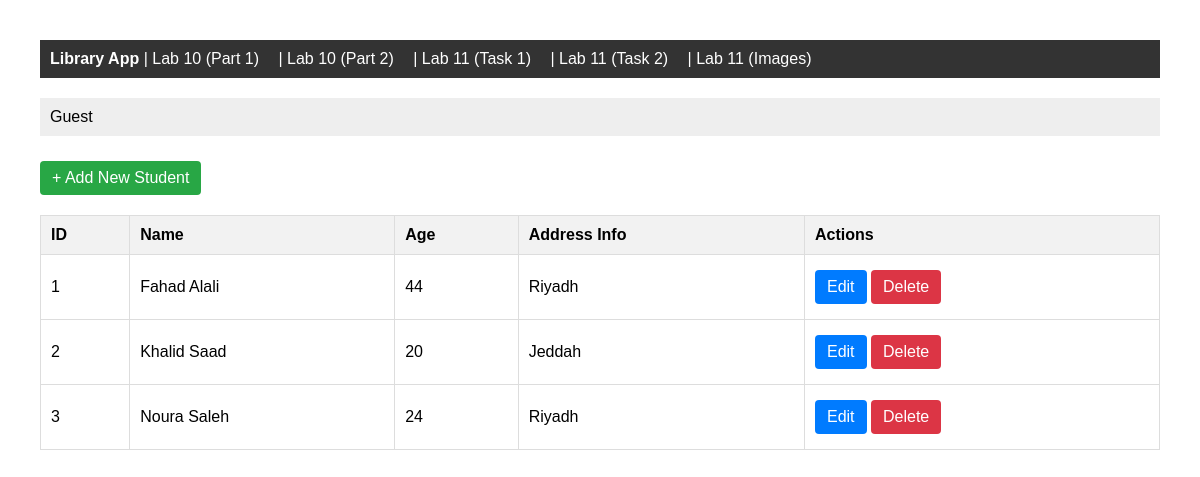
The page /books/lab11/students/ on the database as committed earlier.
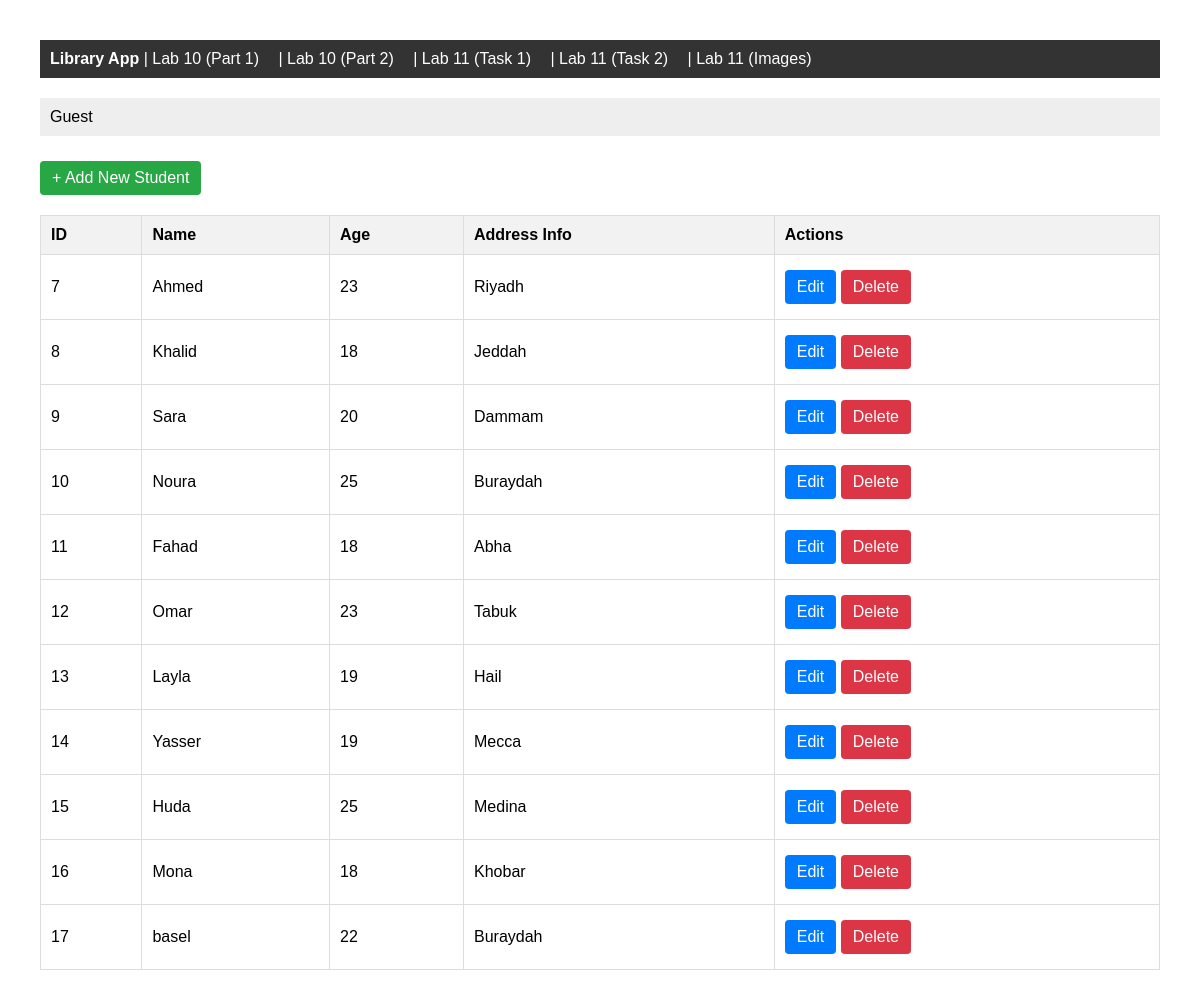
The same page on the database as committed later.
### apps/bookmodule/models.py (models this page shows, shortened)
class Student(models.Model):
    name = models.CharField(max_length=100)
    age = models.IntegerField()
    address = models.ForeignKey(Address, on_delete=models.CASCADE)

class Address(models.Model):
    city = models.CharField(max_length=100)

### apps/bookmodule/views.py (the view)
# urls.py: path('lab11/students/', views.list_students, name='list_students'),
def list_students(request):
    students = Student.objects.all()
    context = {'students': students, 'view_type': 'list', 'task_type': 'task1', 'page_title': 'Task 1: Students List'}
    return render(request, 'bookmodule/lab10_master.html', context)

### apps/templates/bookmodule/lab10_master.html (shortened to what this page needs)
<!DOCTYPE html>
<html>
<head>
</head>
<body>
    <div class="navbar">
        <strong>Library App</strong> |
        <a href="{% url 'list_books_no_form' %}">Lab 10 (Part 1)</a> |
        <a href="{% url 'list_books_with_form' %}">Lab 10 (Part 2)</a> |
        <a href="{% url 'list_students' %}">Lab 11 (Task 1)</a> |
        <a href="{% url 'list_students2' %}">Lab 11 (Task 2)</a> |
        <a href="{% url 'list_images' %}">Lab 11 (Images)</a>
    </div>
    <div style="background: #eee; padding: 10px; margin-bottom: 20px;">
        {% if user.is_authenticated %}
            <span>Welcome, {{ user.username }}!</span>
            {% else %}
             <span>Guest</span>
        {% endif %}
    </div>
    {% block content %}
        {% if view_type == 'list' %}
            {% if task_type == 'task1' %}
                <a href="{% url 'add_student' %}" class="btn btn-add">+ Add New Student</a>
            {% elif task_type == 'task2' %}
                <a href="{% url 'add_student2' %}" class="btn btn-add">+ Add New Student (Multi-Address)</a>
            {% elif task_type == 'task3' %}
                <a href="{% url 'upload_image' %}" class="btn btn-add">+ Upload New Image</a>
            {% endif %}
            {% if task_type == 'task1' or task_type == 'task2' %}
                <table>
                    <thead>
                        <tr>
                            <th>ID</th>
                            <th>Name</th>
                            <th>Age</th>
                            <th>Address Info</th>
                            <th>Actions</th>
                        </tr>
                    </thead>
                    <tbody>
                        {% for student in students %}
                        <tr>
                            <td>{{ student.id }}</td>
                            <td>{{ student.name }}</td>
                            <td>{{ student.age }}</td>
                            <td>
                                {% if task_type == 'task1' %}
                                    {{ student.address.city }}
                                {% else %}
                                    {% for addr in student.addresses.all %}
                                        <span class="badge">{{ addr.city }}</span>
                                    {% empty %}
                                        <span style="color:red;">No Address</span>
                                    {% endfor %}
                                {% endif %}
                            </td>
                            <td>
                                {% if task_type == 'task1' %}
                                    <a href="{% url 'update_student' pk=student.id %}" class="btn btn-edit">Edit</a>
                                    <a href="{% url 'delete_student' pk=student.id %}" class="btn btn-delete">Delete</a>
                                {% else %}
                                    <a href="{% url 'update_student2' pk=student.id %}" class="btn btn-edit">Edit</a>
                                    <a href="{% url 'delete_student2' pk=student.id %}" class="btn btn-delete">Delete</a>
                                {% endif %}
                            </td>
                        </tr>
                        {% empty %}
                        <tr><td colspan="5">No students found.</td></tr>
                        {% endfor %}
                    </tbody>
                </table>
            {% endif %}
        {% endif %}
    {% endblock content %}
    </body>
</html>

Rows that differ between the two databases and show on the page:
removed Student: id "1", name "Fahad Alali", age "44", address.city "Riyadh"
removed Student: id "2", name "Khalid Saad", age "20", address.city "Jeddah"
removed Student: id "3", name "Noura Saleh", age "24", address.city "Riyadh"
added Student: id "7", name "Ahmed", age "23", address.city "Riyadh"
added Student: id "8", name "Khalid", age "18", address.city "Jeddah"
added Student: id "9", name "Sara", age "20", address.city "Dammam"
added Student: id "10", name "Noura", age "25", address.city "Buraydah"
added Student: id "11", name "Fahad", age "18", address.city "Abha"
added Student: id "12", name "Omar", age "23", address.city "Tabuk"
added Student: id "13", name "Layla", age "19", address.city "Hail"
added Student: id "14", name "Yasser", age "19", address.city "Mecca"
added Student: id "15", name "Huda", age "25", address.city "Medina"
added Student: id "16", name "Mona", age "18", address.city "Khobar"
added Student: id "17", name "basel", age "22", address.city "Buraydah"
